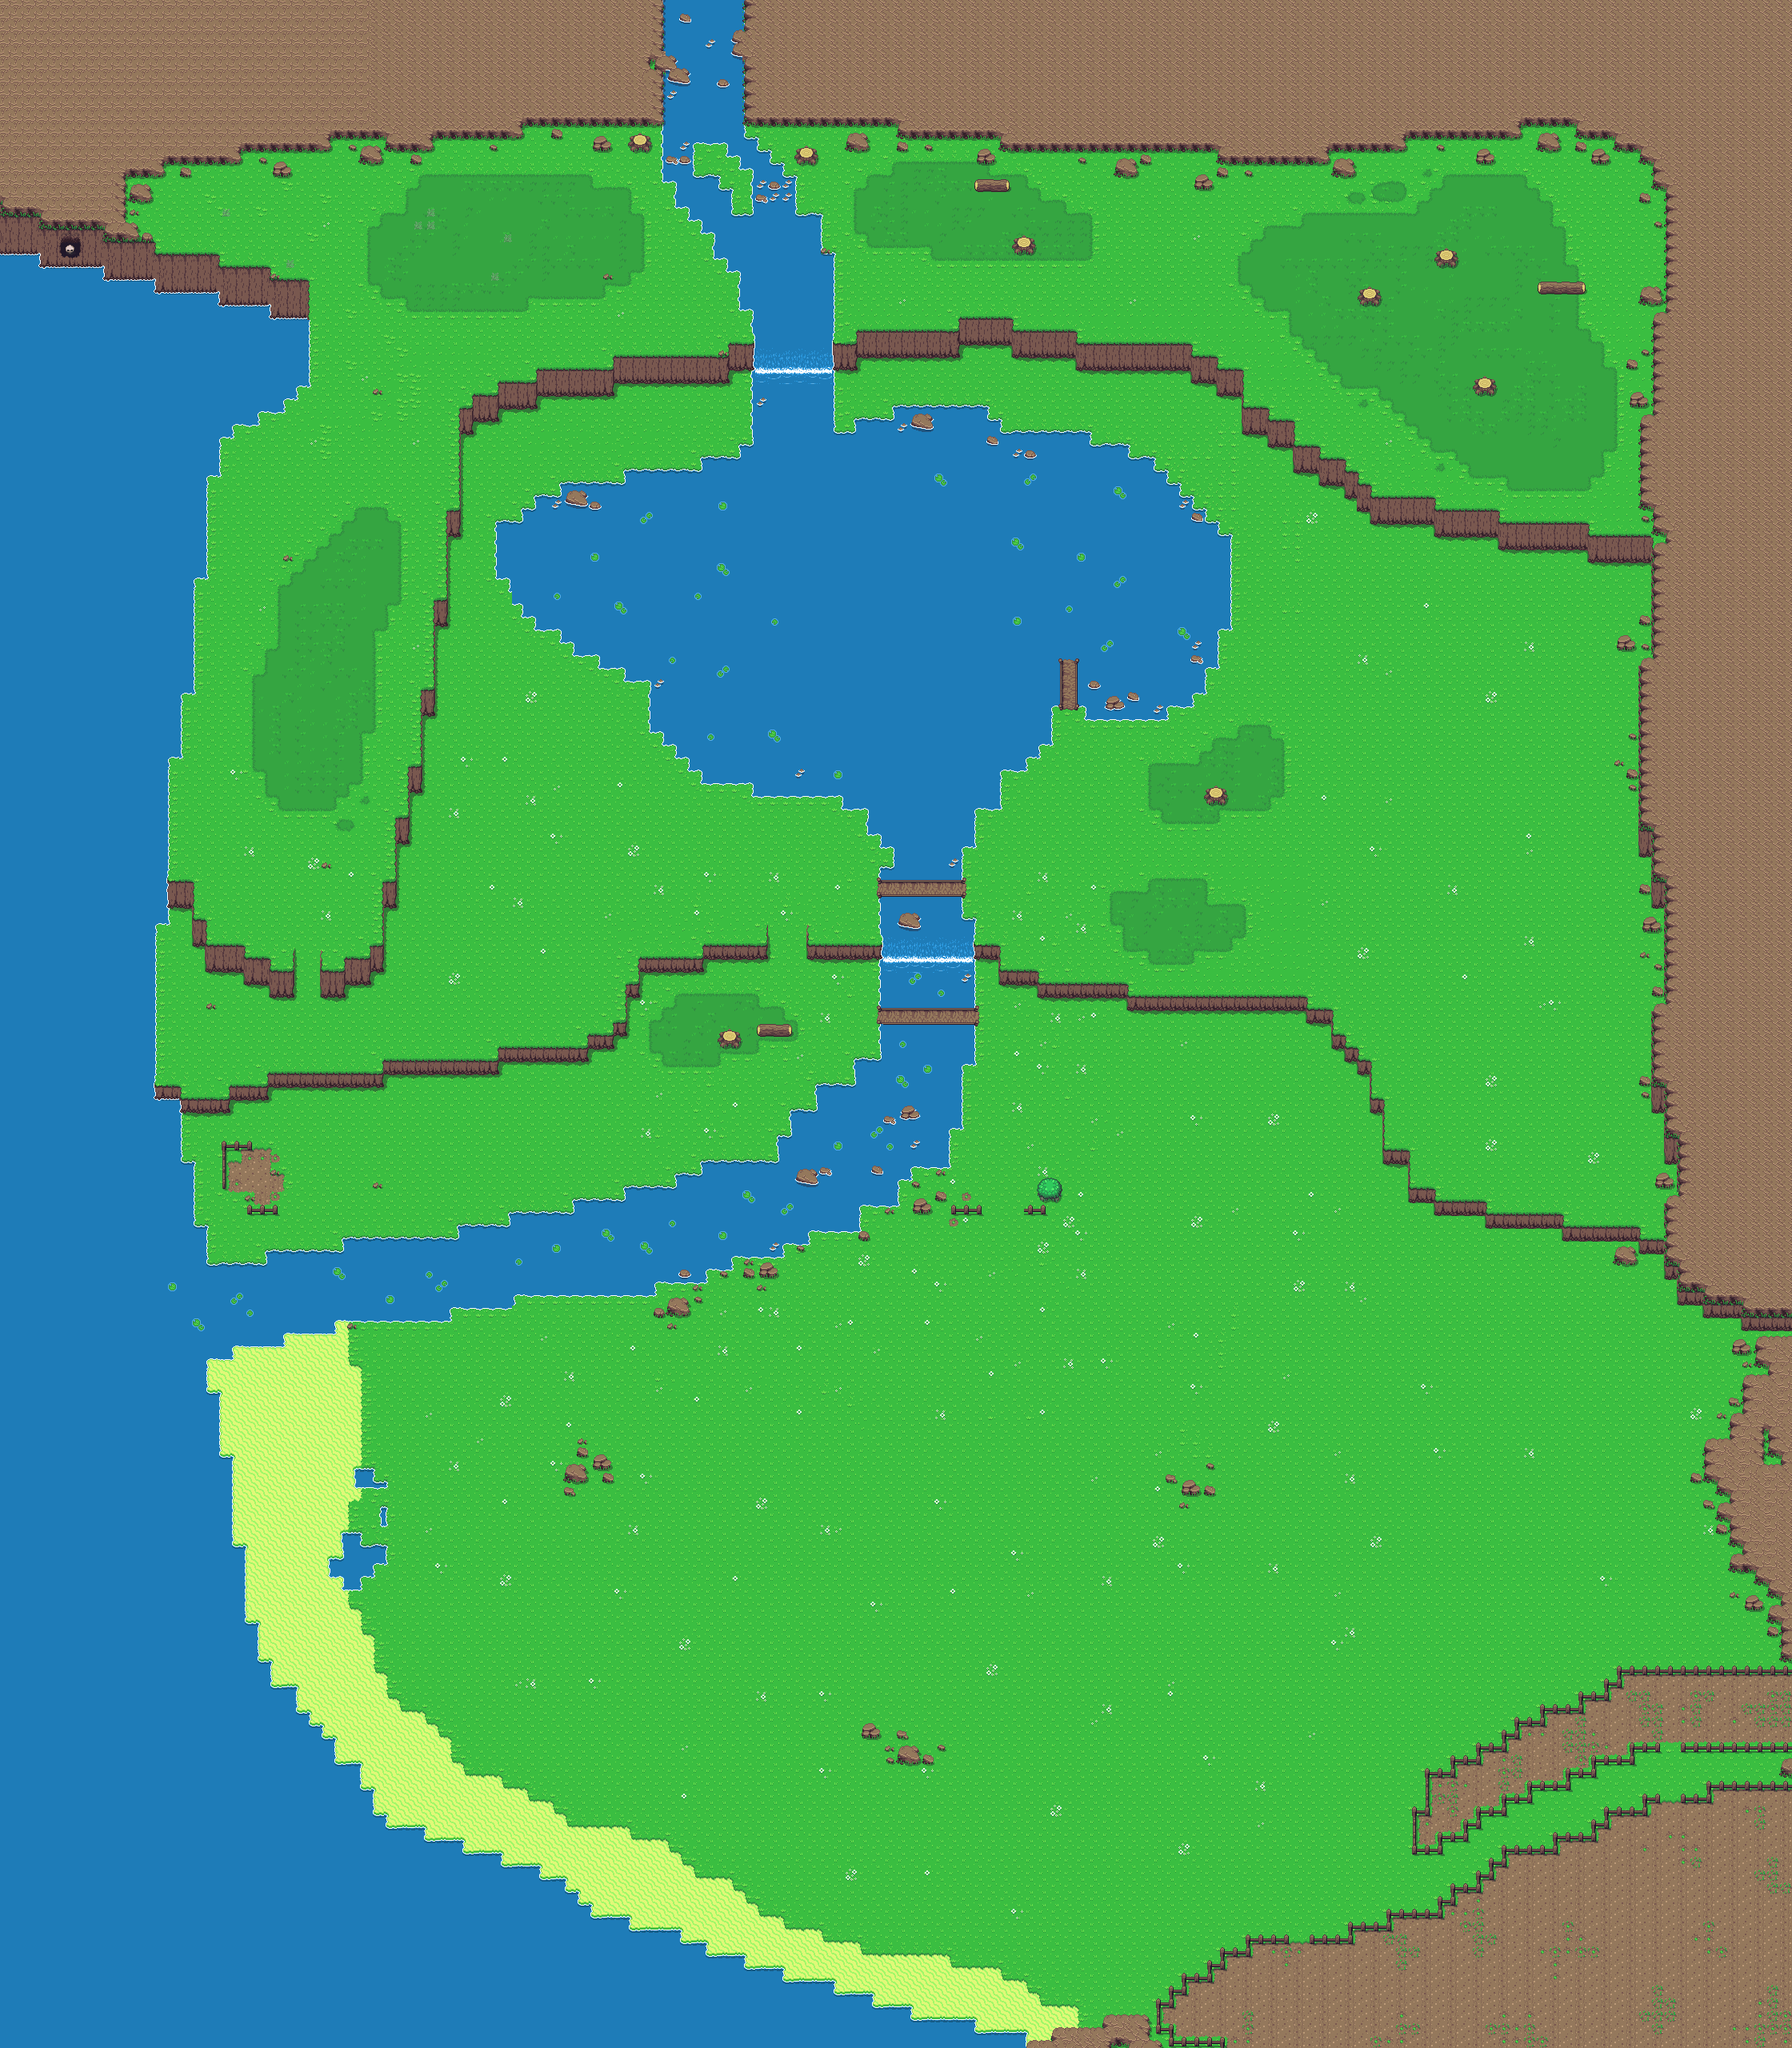

A level layout from a 2D game, rendered from its tile map. Below: a short description, then the map file with tile-grid data replaced by summaries:
An orthogonal 140x160 tile map with 16x16 px tiles, 7 tile layers (grass, flowers, roads, stones, ...), 1 hidden layer not drawn, 4 tilesets and 37 objects (33x TREE, 2x WOOD, WELL, HOUSE).

<map version="1.10" tiledversion="1.11.2" orientation="orthogonal" renderorder="right-down" width="140" height="160" tilewidth="16" tileheight="16" infinite="0" nextlayerid="28" nextobjectid="96">
 <editorsettings>
  <export target="tilemap.json" format="json" />
 </editorsettings>
 <tileset firstgid="1" name="tileset-1" tilewidth="16" tileheight="16" tilecount="1440" columns="40">
  <image source="tileset-1.png" width="640" height="576" />
 </tileset>
 <tileset firstgid="1441" name="tileset-2" tilewidth="16" tileheight="16" tilecount="1960" columns="20">
  <image source="tileset-2.png" width="320" height="1568" />
 </tileset>
 <tileset firstgid="3401" name="collide" tilewidth="16" tileheight="16" tilecount="16" columns="4">
  <image source="collide.png" width="64" height="64" />
  <tile id="0">
   <properties>
    <property name="ge_collide" type="bool" value="true" />
   </properties>
  </tile>
  <tile id="1">
   <properties>
    <property name="ge_collide_down" type="bool" value="true" />
    <property name="ge_collide_up" type="bool" value="true" />
   </properties>
  </tile>
  <tile id="2">
   <properties>
    <property name="ge_collide_left" type="bool" value="true" />
    <property name="ge_collide_right" type="bool" value="true" />
   </properties>
  </tile>
  <tile id="4">
   <properties>
    <property name="ge_collide_up" type="bool" value="true" />
   </properties>
  </tile>
  <tile id="5">
   <properties>
    <property name="ge_collide_right" type="bool" value="true" />
   </properties>
  </tile>
  <tile id="6">
   <properties>
    <property name="ge_collide_down" type="bool" value="true" />
   </properties>
  </tile>
  <tile id="7">
   <properties>
    <property name="ge_collide_left" type="bool" value="true" />
   </properties>
  </tile>
  <tile id="8">
   <properties>
    <property name="ge_collide_right" type="bool" value="true" />
    <property name="ge_collide_up" type="bool" value="true" />
   </properties>
  </tile>
  <tile id="9">
   <properties>
    <property name="ge_collide_down" type="bool" value="true" />
    <property name="ge_collide_right" type="bool" value="true" />
   </properties>
  </tile>
  <tile id="10">
   <properties>
    <property name="ge_collide_down" type="bool" value="true" />
    <property name="ge_collide_left" type="bool" value="true" />
   </properties>
  </tile>
  <tile id="11">
   <properties>
    <property name="ge_collide_left" type="bool" value="true" />
    <property name="ge_collide_up" type="bool" value="true" />
   </properties>
  </tile>
  <tile id="12">
   <properties>
    <property name="ge_collide_left" type="bool" value="true" />
    <property name="ge_collide_right" type="bool" value="true" />
    <property name="ge_collide_up" type="bool" value="true" />
   </properties>
  </tile>
  <tile id="13">
   <properties>
    <property name="ge_collide_down" type="bool" value="true" />
    <property name="ge_collide_right" type="bool" value="true" />
    <property name="ge_collide_up" type="bool" value="true" />
   </properties>
  </tile>
  <tile id="14">
   <properties>
    <property name="ge_collide_down" type="bool" value="true" />
    <property name="ge_collide_left" type="bool" value="true" />
    <property name="ge_collide_right" type="bool" value="true" />
   </properties>
  </tile>
  <tile id="15">
   <properties>
    <property name="ge_collide_down" type="bool" value="true" />
    <property name="ge_collide_left" type="bool" value="true" />
    <property name="ge_collide_up" type="bool" value="true" />
   </properties>
  </tile>
 </tileset>
 <tileset firstgid="3417" name="objects" tilewidth="128" tileheight="128" tilecount="16" columns="4">
  <image source="objects.png" width="512" height="512" />
  <tile id="0" type="TREE" />
  <tile id="1" type="WELL" />
  <tile id="2" type="WOOD" />
  <tile id="3" type="HOUSE" />
 </tileset>
 <group id="14" name="ground">
  <layer id="1" name="grass" width="140" height="160">
   <data>[22400 cells, 20021 non-empty, 109 distinct tile ids]</data>
  </layer>
  <layer id="5" name="flowers" width="140" height="160">
   <data>[22400 cells, 345 non-empty, 12 distinct tile ids]</data>
  </layer>
  <layer id="6" name="roads" width="140" height="160">
   <data>[22400 cells, 1136 non-empty, 27 distinct tile ids]</data>
  </layer>
  <layer id="2" name="stones" width="140" height="160">
   <data>[22400 cells, 4167 non-empty, 59 distinct tile ids]</data>
  </layer>
  <layer id="3" name="trees" width="140" height="160">
   <data>[22400 cells, 225 non-empty, 28 distinct tile ids]</data>
  </layer>
  <layer id="15" name="houses" width="140" height="160">
   <data>[22400 cells, 11 non-empty, 8 distinct tile ids]</data>
  </layer>
 </group>
 <group id="16" name="behind">
  <layer id="11" name="trees" width="140" height="160">
   <data>[22400 cells, 2 non-empty, 2 distinct tile ids]</data>
  </layer>
 </group>
 <layer id="13" name="collide" width="140" height="160" visible="0">
  <data>[22400 cells, 1556 non-empty, 4 distinct tile ids]</data>
 </layer>
 <objectgroup id="24" name="trees">
  <object id="54" type="TREE" gid="3417" x="496" y="368" width="64" height="80" />
  <object id="55" type="TREE" gid="3417" x="544" y="304" width="64" height="80" />
  <object id="56" type="TREE" gid="3417" x="624" y="256" width="64" height="80" />
  <object id="57" type="TREE" gid="3417" x="640" y="336" width="64" height="80" />
  <object id="58" type="TREE" gid="3417" x="736" y="288" width="64" height="80" />
  <object id="67" type="TREE" gid="3417" x="432" y="720" width="64" height="80" />
  <object id="68" type="TREE" gid="3417" x="400" y="800" width="64" height="80" />
  <object id="69" type="TREE" gid="3417" x="336" y="848" width="64" height="80" />
  <object id="70" type="TREE" gid="3417" x="400" y="928" width="64" height="80" />
  <object id="71" type="TREE" gid="3417" x="336" y="992" width="64" height="80" />
  <object id="72" type="TREE" gid="3417" x="816" y="1328" width="64" height="80" />
  <object id="73" type="TREE" gid="3417" x="896" y="1280" width="64" height="80" />
  <object id="74" type="TREE" gid="3417" x="1376" y="1152" width="64" height="80" />
  <object id="75" type="TREE" gid="3417" x="1440" y="1200" width="64" height="80" />
  <object id="76" type="TREE" gid="3417" x="1504" y="1168" width="64" height="80" />
  <object id="77" type="TREE" gid="3417" x="1424" y="1008" width="64" height="80" />
  <object id="78" type="TREE" gid="3417" x="1536" y="960" width="64" height="80" />
  <object id="79" type="TREE" gid="3417" x="1920" y="608" width="64" height="80" />
  <object id="80" type="TREE" gid="3417" x="1952" y="528" width="64" height="80" />
  <object id="81" type="TREE" gid="3417" x="1888" y="464" width="64" height="80" />
  <object id="82" type="TREE" gid="3417" x="1856" y="576" width="64" height="80" />
  <object id="83" type="TREE" gid="3417" x="1760" y="496" width="64" height="80" />
  <object id="84" type="TREE" gid="3417" x="1824" y="400" width="64" height="80" />
  <object id="85" type="TREE" gid="3417" x="1872" y="320" width="64" height="80" />
  <object id="86" type="TREE" gid="3417" x="1776" y="288" width="64" height="80" />
  <object id="87" type="TREE" gid="3417" x="1616" y="400" width="64" height="80" />
  <object id="88" type="TREE" gid="3417" x="1728" y="368" width="64" height="80" />
  <object id="89" type="TREE" gid="3417" x="1680" y="464" width="64" height="80" />
  <object id="90" type="TREE" gid="3417" x="1664" y="320" width="64" height="80" />
  <object id="91" type="TREE" gid="3417" x="1280" y="304" width="64" height="80" />
  <object id="92" type="TREE" gid="3417" x="1184" y="320" width="64" height="80" />
  </objectgroup>
 <objectgroup id="27" name="woods">
  <!-- 4 objects omitted --></objectgroup>
 <objectgroup id="25" name="wells">
  <!-- 2 objects omitted --></objectgroup>
 <objectgroup id="26" name="houses">
  <!-- 1 objects omitted --></objectgroup>
</map>
<!-- 6 of 37 objects omitted -->
